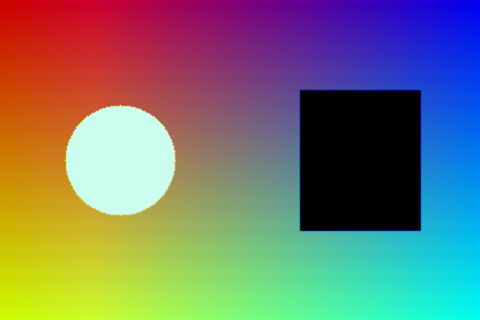
#> input picture 02_mini_isp/outputs/03_white_balance/white_balance.png, 480 x 320 px
$ python 04_gamma_correction.py
#> lines starting #> are read from the running program, lines starting #| are printed output that depends on the picture
# -*- coding: utf-8 -*-
"""
mini ISP 第四课：Gamma Correction。

运行方式：
    python 02_mini_isp/04_gamma_correction.py

本课核心函数：
    apply_gamma(image_bgr, gamma)
"""

from pathlib import Path

import cv2
import numpy as np


script_dir = Path(__file__).resolve().parent
input_dir = script_dir / "outputs" / "03_white_balance"
output_dir = script_dir / "outputs" / "04_gamma_correction"
output_dir.mkdir(parents=True, exist_ok=True)

input_path = input_dir / "white_balance.png"


def add_label(image_bgr, label):
    """在图片左上角写标签，方便看对比图。"""
    labeled = image_bgr.copy()
    cv2.rectangle(labeled, (0, 0), (260, 42), (255, 255, 255), thickness=-1)
    cv2.putText(
        labeled,
        label,
        (12, 28),
        cv2.FONT_HERSHEY_SIMPLEX,
        0.75,
        (0, 0, 255),
        2,
        cv2.LINE_AA,
    )
    return labeled


def apply_gamma(image_bgr, gamma):
    """对 BGR 图像做 gamma correction，返回处理后的 uint8 图像。"""
    image_float = image_bgr.astype(np.float32) / 255.0
    corrected = image_float ** gamma
    corrected = np.clip(corrected * 255.0, 0, 255)
    return corrected.astype(np.uint8)


def main():
    """读取白平衡图，尝试不同 gamma 值，并保存结果。"""
    image_bgr = cv2.imread(str(input_path), cv2.IMREAD_COLOR)
#> image_bgr is the input picture: shape (320, 480, 3); mean B, G, R 110.2, 119.5, 115.8

    if image_bgr is None:
        raise FileNotFoundError("找不到 white_balance.png，请先运行 02_mini_isp/03_white_balance.py")

    print("输入图 shape:", image_bgr.shape)
#| 输入图 shape: (320, 480, 3)
    print("输入图 dtype:", image_bgr.dtype)
#| 输入图 dtype: uint8

    gamma_values = [0.5, 1.0, 2.2]
    gamma_images = []

    for gamma in gamma_values:
        corrected = apply_gamma(image_bgr, gamma)
        gamma_images.append(corrected)
        cv2.imwrite(str(output_dir / f"gamma_{gamma}.png"), corrected)
        print(f"gamma={gamma}, 输出 dtype:", corrected.dtype, "shape:", corrected.shape)
#> this loop made 3 passes
#> pass 1, in apply_gamma, `corrected = image_float ** gamma`:
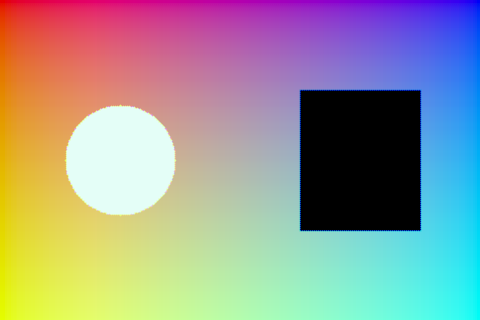
#> corrected: shape (320, 480, 3) float32; mean B, G, R 0.58, 0.6, 0.6
#> after the loop, gamma_images = 3 items

    compare = np.hstack(
        [
            add_label(image_bgr, "Input"),
            add_label(gamma_images[0], "Gamma 0.5"),
            add_label(gamma_images[1], "Gamma 1.0"),
            add_label(gamma_images[2], "Gamma 2.2"),
        ]
    )
#> call 3 of add_label, with label = 'Gamma 1.0'
#> in add_label (call 3), `cv2.putText( labeled, label, (12, 28), cv2.FONT_HERSHEY_SIMPLEX, 0.75,..`:
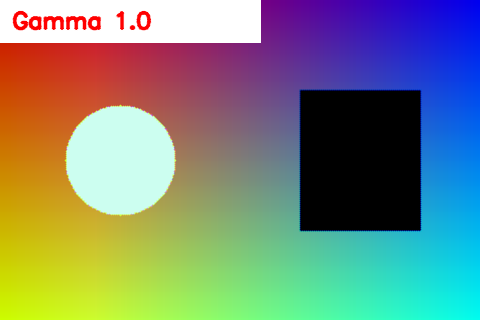
#> labeled: shape (320, 480, 3); mean B, G, R 122.5, 135.4, 121.6
#> call 4 of add_label, with label = 'Gamma 2.2'
#> in add_label (call 4), `labeled = image_bgr.copy()`:
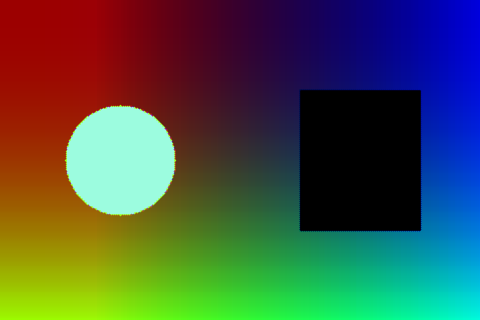
#> labeled: shape (320, 480, 3); mean of channels 0, 1, 2 68.2, 83, 69.6; drawn as B, G, R
#> in add_label (call 4), `cv2.putText( labeled, label, (12, 28), cv2.FONT_HERSHEY_SIMPLEX, 0.75,..`:
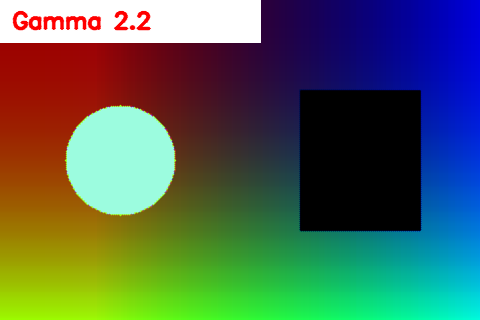
#> labeled: shape (320, 480, 3); mean of channels 0, 1, 2 83.8, 99.8, 79.7; drawn as B, G, R
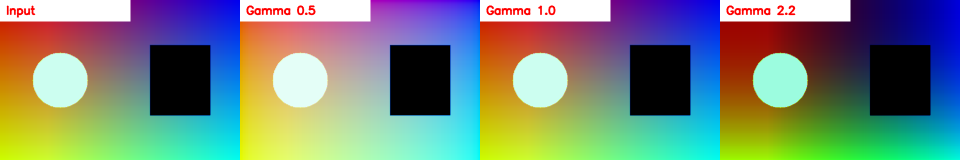
#> compare: shape (320, 1920, 3) (shown at 1/2 size); mean B, G, R 121.3, 134.2, 119.7

    cv2.imwrite(str(output_dir / "input.png"), image_bgr)
    cv2.imwrite(str(output_dir / "compare.png"), compare)

    print("输出目录:", output_dir)
    print("已保存: input.png, gamma_0.5.png, gamma_1.0.png, gamma_2.2.png, compare.png")


if __name__ == "__main__":
    main()
